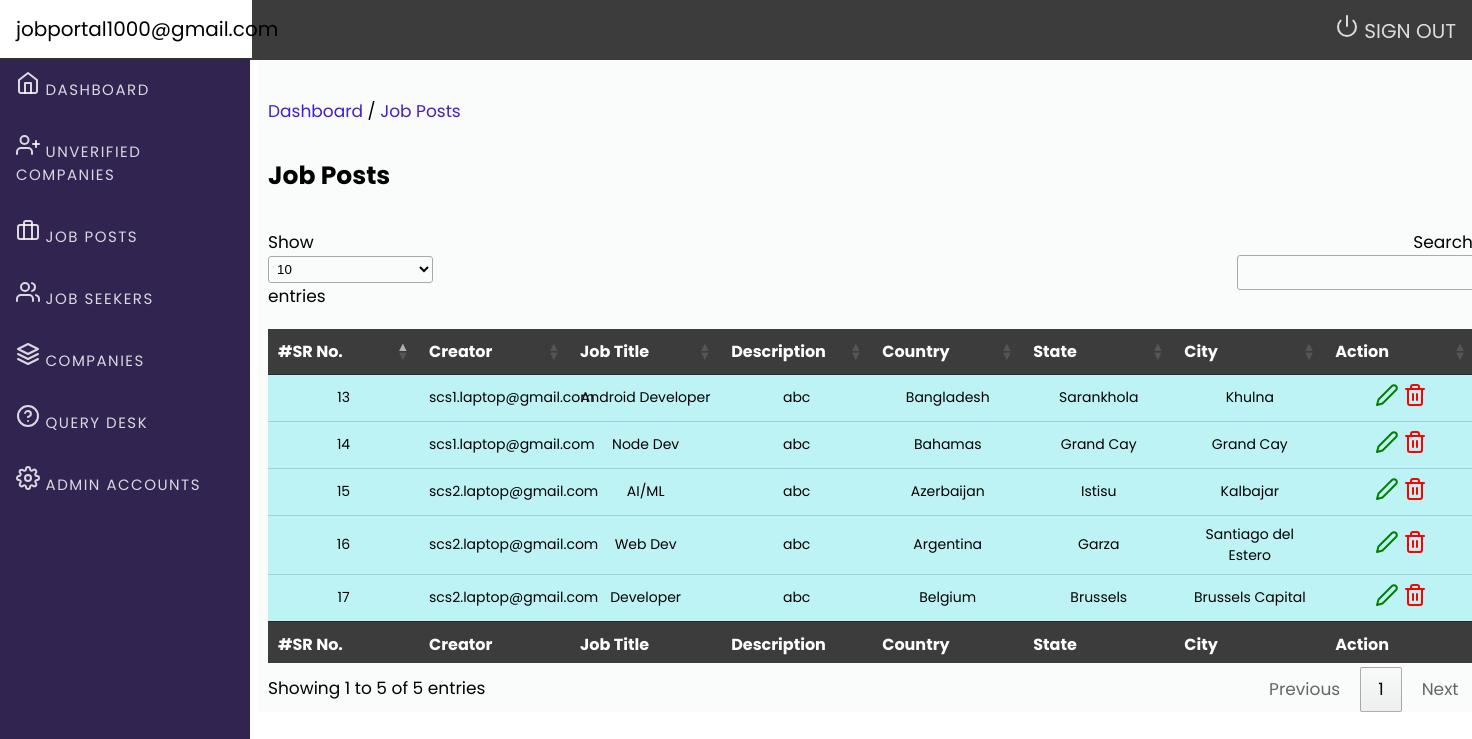
The page /admin/job.php (signed in) on the database as committed earlier.
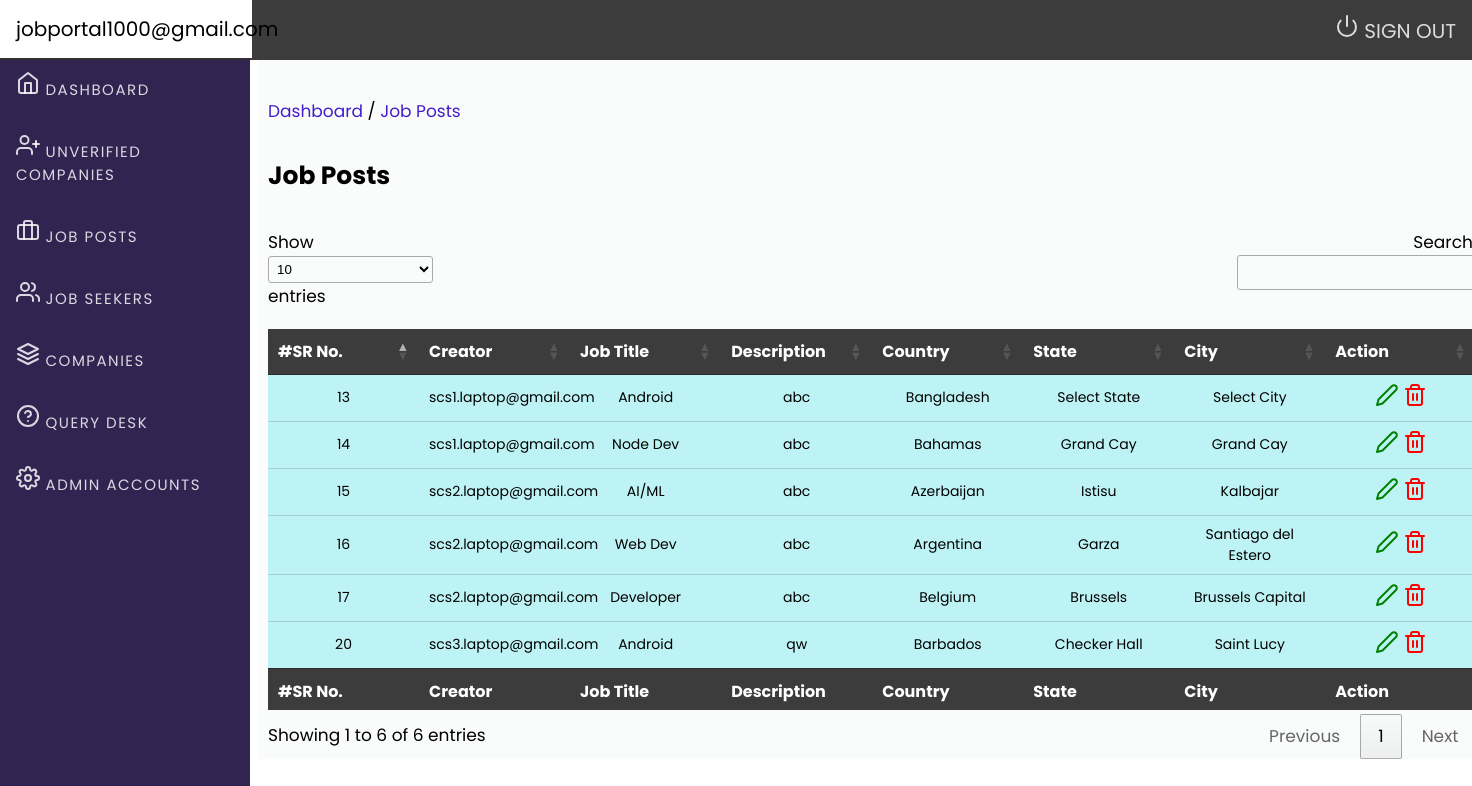
The same page on the database as committed later.
### tables this page shows
CREATE TABLE `jobs` (
  `job_id` int(11) NOT NULL,
  `creator_email` varchar(100) NOT NULL,
  `job_title` varchar(100) NOT NULL,
  `description` varchar(200) NOT NULL,
  `country` varchar(50) NOT NULL,
  `state` varchar(50) NOT NULL,
  `city` varchar(50) NOT NULL,
  `openings` int(11) NOT NULL,
  `salary` bigint(20) NOT NULL
);

### admin/job.php (the view, shortened to what this page needs)
<?php
include('include/header.php');
include('include/sidebar.php');
$conn = mysqli_connect('localhost', 'root', '', 'job_portal');
$query = mysqli_query($conn, "select * from admin_login where
admin_email='{$_SESSION['email']}'");
if (mysqli_num_rows($query) > 0) {
?>
    <p><a href="dashboard.php">Dashboard</a>&nbsp;/&nbsp;<a href="job.php">Job Posts</a></p>
    <div class="row">
        <div class="col">
            <h1 class="page-header" style="font-size: 25px;">
                Job Posts
            </h1>
        </div>
    </div>
    <div class="table-div">
        <table id="example" class="row-border hover">
            <thead>
                <tr>
                    <th>#SR No.</th>
                    <th>Creator</th>
                    <th>Job Title</th>
                    <th>Description</th>
                    <th>Country</th>
                    <th>State</th>
                    <th>City</th>
                    <th>Action</th>
                </tr>
            </thead>
            <tbody>
                <?php
                include('connection/db.php');
                $query = mysqli_query($conn, "select * from jobs");
                while ($row = mysqli_fetch_array($query)) {
                ?>
                    <tr>
                        <td><?php echo $row['job_id'] ?></td>
                        <td><?php echo $row['creator_email'] ?></td>
                        <td><?php echo $row['job_title'] ?></td>
                        <td><?php echo $row['description'] ?></td>
                        <td><?php echo $row['country'] ?></td>
                        <td><?php echo $row['state'] ?></td>
                        <td><?php echo $row['city'] ?></td>
                        <td>
                            <div class="row">
                                <div class="btn-group">
                                    <a href="job_edit.php?id=<?php echo $row['job_id'] ?>"><span class="success" data-feather="edit-2"></span></a>
                                    <a href="job_delete.php?del=<?php echo $row['job_id'] ?>"><span class="danger" data-feather="trash-2"></span></a>
                                </div>
                            </div>
                        </td>
                    </tr>
                <?php } ?>
            </tbody>
            <tfoot>
                <tr>
                    <th>#SR No.</th>
                    <th>Creator</th>
                    <th>Job Title</th>
                    <th>Description</th>
                    <th>Country</th>
                    <th>State</th>
                    <th>City</th>
                    <th>Action</th>
                </tr>
            </tfoot>
        </table>
    </div>
    </div>
    </div>
    </div>
<?php
}
?>
</body>
</html>

Rows that differ between the two databases and show on the page:
changed jobs "Bangladesh": job_title "Android Developer" → "Android"; state "Sarankhola" → "Select State"; city "Khulna" → "Select City"
added jobs: job_id "20", creator_email "scs3.laptop@gmail.com", job_title "Android", description "qw", country "Barbados", state "Checker Hall", city "Saint Lucy"
Other text that changed with them:
text written by a page script: "Show entries Search: Showing 1 to 5 of 5 entries Previous 1 Next" → "Show entries Search: Showing 1 to 6 of 6 entries Previous 1 Next"
